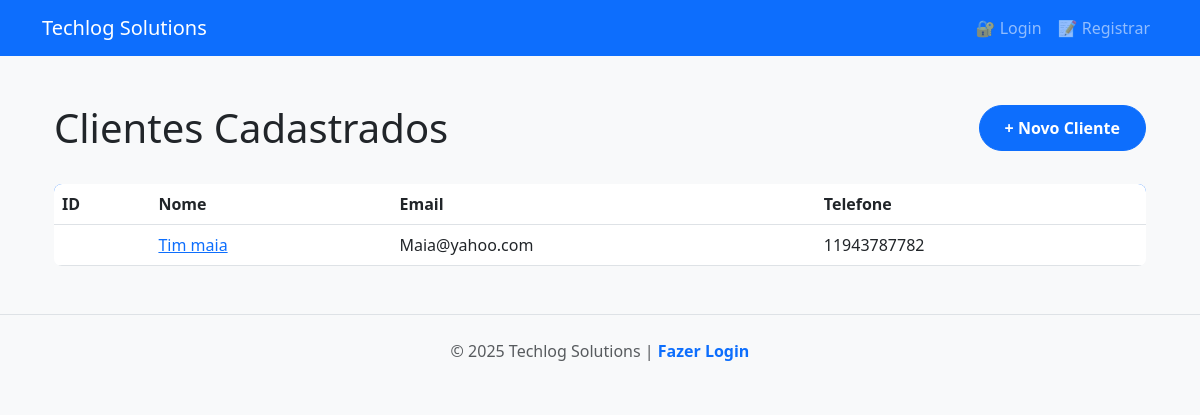
/clientes/, run on the app's committed database.
### tables this page shows
CREATE TABLE clientes(
                               id INTEGER PRIMARY KEY AUTOINCREMENT,
                               nome TEXT NOT NULL,
                               email TEXT NOT NULL,
                               telefone TEXT NOT NULL
                           );

### app/rotas/cliente.py (the view)
@front_router.get("/", response_class=HTMLResponse)
async def pagina_listar_clientes(
    request: Request,
    cliente_repositorio: Annotated[ClienteRepositorio, Depends(obter_cliente_repositorio)]
):
    lista_do_banco = await cliente_repositorio.listar_clientes()
    return templates.TemplateResponse(
        request=request,
        name="clientes.html",
        context={
            "titulo": "Lista de Clientes",
            "clientes": lista_do_banco
        }
    )

### templates/templates/clientes.html (shortened to what this page needs)
{% extends "base.html" %}
{% block conteudo %}
<div class="container">
    <div class="header-section" style="display: flex; justify-content: space-between; align-items: center; margin-bottom: 2rem;">
        <h1 style="margin: 0;">Clientes Cadastrados</h1>
        <a href="/clientes/novo" class="btn btn-primary">
            + Novo Cliente
        </a>
    </div>
    <div class="clientes-lista">
        <table class="table">
            <thead>
                <tr>
                    <th>ID</th>
                    <th>Nome</th>
                    <th>Email</th>
                    <th>Telefone</th>
                </tr>
            </thead>
            <tbody>
                {% for cliente in clientes %}
                <tr>
                    <td>{{ cliente.id }}</td>
                    <td><a href="/clientes/{{ cliente.id_ }}">{{ cliente.nome }}</a></td>
                    <td>{{ cliente.email }}</td>
                    <td>{{ cliente.telefone }}</td>
                </tr>
                {% endfor %}
            </tbody>
        </table>
    </div>
</div>
{% endblock %}

### static/css/style.css (style rules this page uses)
:root { --primary-color: #0d6efd; --secondary-color: #6c757d; --success-color: #198754; --danger-color: #dc3545; --warning-color: #ffc107; --info-color: #0dcaf0; --light-bg: #f8f9fa; --dark-text: #212529; --border-radius: 8px; --transition: all 0.3s ease; }
body { font-family: 'Segoe UI', Tahoma, Geneva, Verdana, sans-serif; background-color: var(--light-bg); color: var(--dark-text); }
.btn { border-radius: 50px; padding: 10px 25px; font-weight: 600; transition: var(--transition); }
.table { background: white; border-radius: var(--border-radius); overflow: hidden; }
.table thead { background: var(--primary-color); color: white; }

### data on the page
clientes: nome "Tim maia", email "Maia@yahoo.com", telefone "11943787782"
